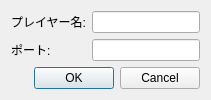
<?xml version="1.0" encoding="UTF-8"?>
<ui version="4.0">
 <class>NetplayStartHostDialog</class>
 <widget class="QDialog" name="NetplayStartHostDialog">
  <property name="geometry">
   <rect>
    <x>0</x>
    <y>0</y>
    <width>400</width>
    <height>229</height>
   </rect>
  </property>
  <property name="sizePolicy">
   <sizepolicy hsizetype="Preferred" vsizetype="Preferred">
    <horstretch>0</horstretch>
    <verstretch>0</verstretch>
   </sizepolicy>
  </property>
  <property name="windowTitle">
   <string>ネットプレイ ホスト - melonDS</string>
  </property>
  <layout class="QVBoxLayout" name="verticalLayout">
   <property name="sizeConstraint">
    <enum>QLayout::SetFixedSize</enum>
   </property>
   <item>
    <layout class="QFormLayout" name="formLayout">
     <item row="0" column="0">
      <widget class="QLabel" name="label">
       <property name="text">
        <string>プレイヤー名:</string>
       </property>
      </widget>
     </item>
     <item row="1" column="0">
      <widget class="QLabel" name="label_2">
       <property name="text">
        <string>ポート:</string>
       </property>
      </widget>
     </item>
     <item row="0" column="1">
      <widget class="QLineEdit" name="txtPlayerName"/>
     </item>
     <item row="1" column="1">
      <widget class="QLineEdit" name="txtPort"/>
     </item>
    </layout>
   </item>
   <item>
    <widget class="QDialogButtonBox" name="buttonBox">
     <property name="orientation">
      <enum>Qt::Horizontal</enum>
     </property>
     <property name="standardButtons">
      <set>QDialogButtonBox::Cancel|QDialogButtonBox::Ok</set>
     </property>
    </widget>
   </item>
  </layout>
 </widget>
 <resources/>
 <connections>
  <connection>
   <sender>buttonBox</sender>
   <signal>accepted()</signal>
   <receiver>NetplayStartHostDialog</receiver>
   <slot>accept()</slot>
   <hints>
    <hint type="sourcelabel">
     <x>248</x>
     <y>254</y>
    </hint>
    <hint type="destinationlabel">
     <x>157</x>
     <y>274</y>
    </hint>
   </hints>
  </connection>
  <connection>
   <sender>buttonBox</sender>
   <signal>rejected()</signal>
   <receiver>NetplayStartHostDialog</receiver>
   <slot>reject()</slot>
   <hints>
    <hint type="sourcelabel">
     <x>316</x>
     <y>260</y>
    </hint>
    <hint type="destinationlabel">
     <x>286</x>
     <y>274</y>
    </hint>
   </hints>
  </connection>
 </connections>
</ui>
